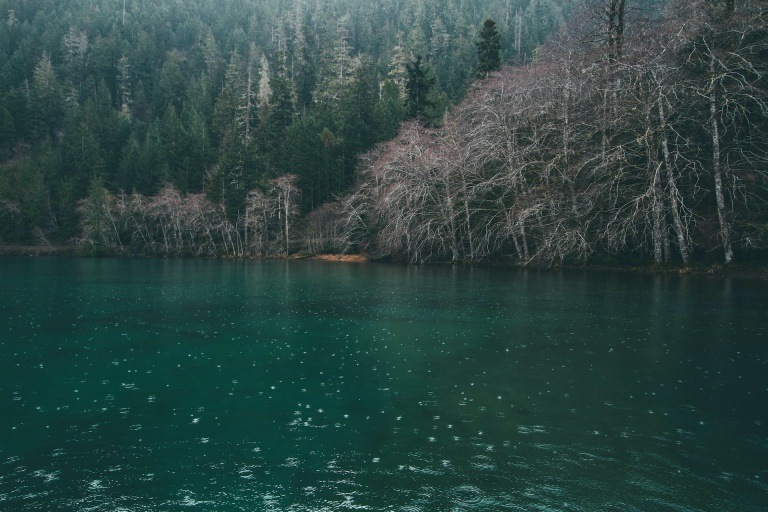
#> input picture 1lab/images/lake_forest_rain_small.jpg, 768 x 512 px, found by its file name
$ python offset.py
#> lines starting #> are read from the running program, lines starting #| are printed output that depends on the picture
import cv2 as cv
import numpy as np
from matplotlib import pyplot as plt

img_data_folder = "C:/denFiles/git/technical-vision/1lab/images/"

# reading image
img = cv.imread(img_data_folder + "lake_forest_rain_small.jpg", cv.IMREAD_GRAYSCALE)
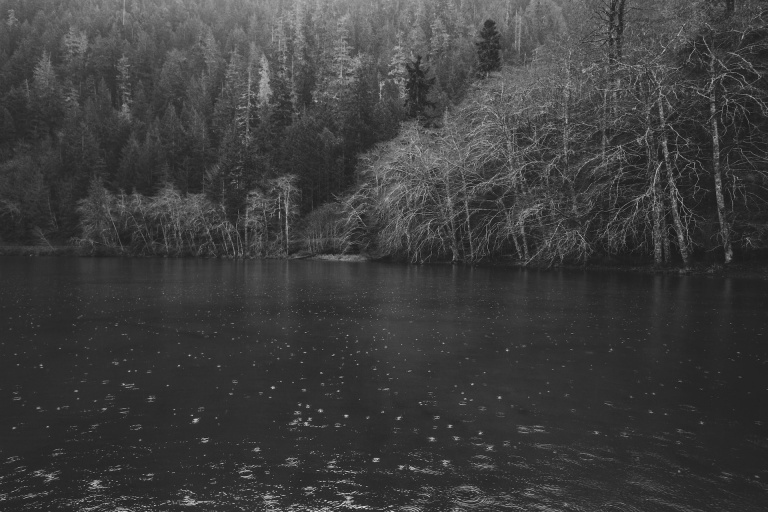
#> img: shape (512, 768); min 20, max 231, mean 62

hist_size = 256
hist_range = (0, 256)
hist = cv.calcHist([img], [0], None, [hist_size], hist_range)
#> hist = 256 values, max 17071 at index 47, min 0 at index 0, mean 1536

offset = 75

# make a shift
new_img = np.clip(img.astype(np.int16) + offset, 0, 255).astype(np.uint8)
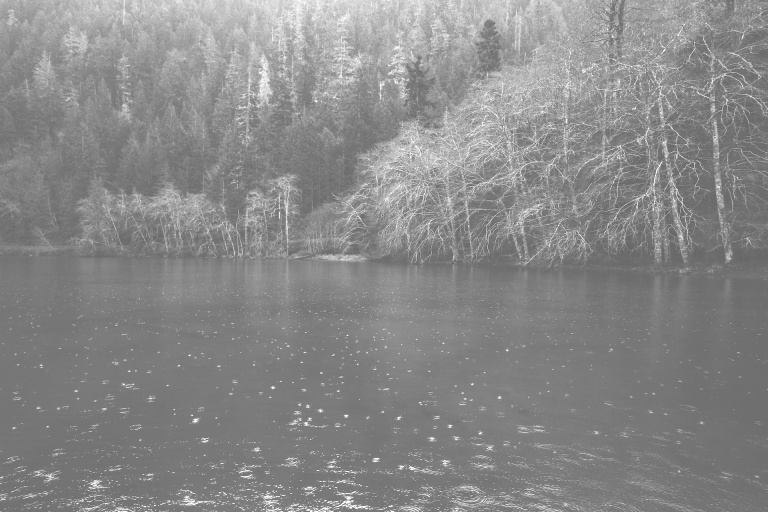
#> new_img: shape (512, 768); min 95, max 255, mean 137
new_hist = cv.calcHist([new_img], [0], None, [hist_size], hist_range)
#> new_hist = 256 values, max 17071 at index 122, min 0 at index 0, mean 1536

plt.plot(hist, 'b')
plt.plot(new_hist, 'r')
plt.show()
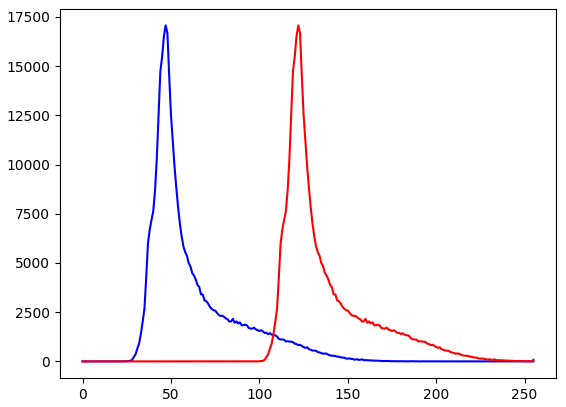
#> figure drawn by matplotlib, 1 panel; curve peaks at x = 47, y = 17071; curve peaks at x = 122, y = 17071

comp = np.concatenate((img, new_img), axis=1)
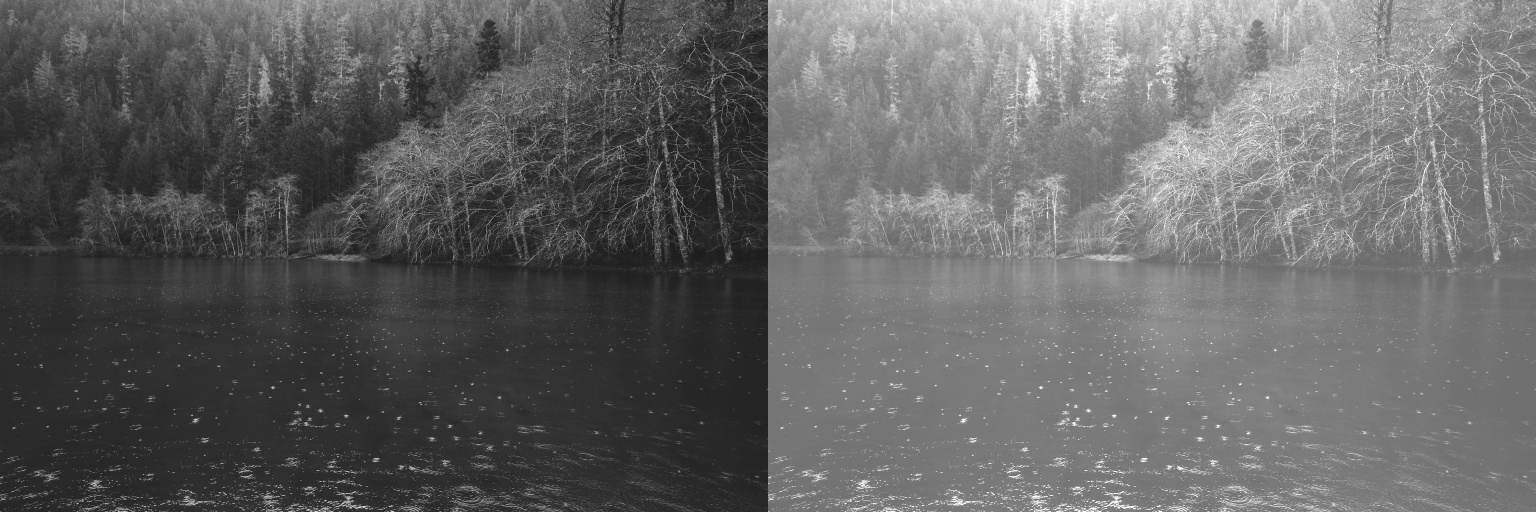
#> comp: shape (512, 1536); min 20, max 255, mean 99.5
cv.imshow("images", comp)
cv.waitKey(0)
cv.destroyAllWindows()

$ run again, with 1lab/images/1462481929167417817.jpg copied over 1lab/images/lake_forest_rain_small.jpg
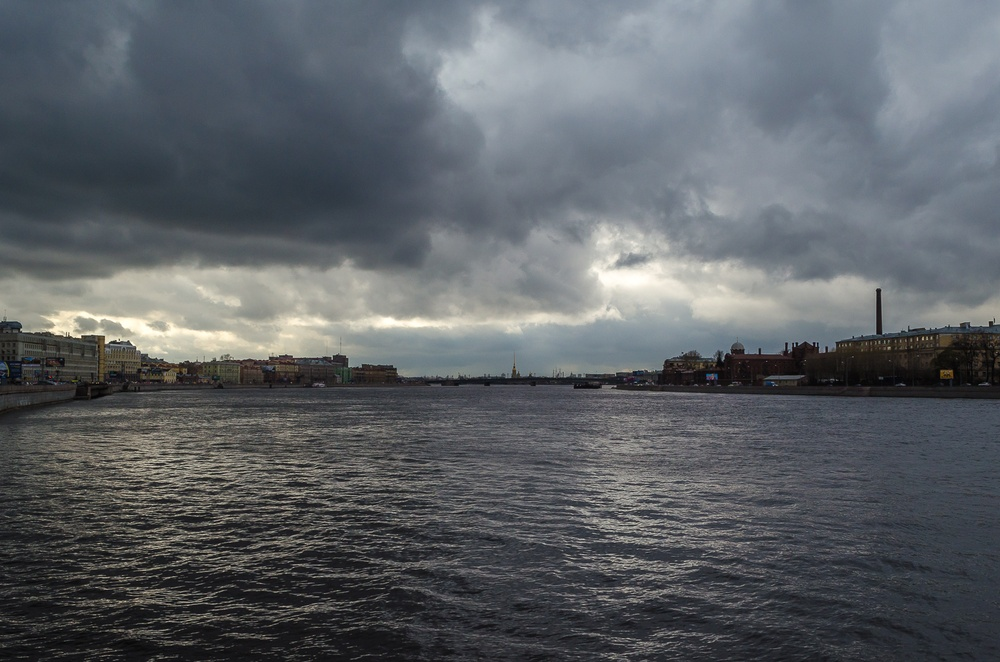
#> input picture 1lab/images/1462481929167417817.jpg, 1000 x 662 px, shrunk from 1600 x 1060 before the run, found by its file name
#> hist = 256 values, max 6796 at index 58, min 1 at index 0, mean 2585.9
#> `new_img = np.clip(img.astype(np.int16) + offset, 0, 255).astype(np.uin..`:
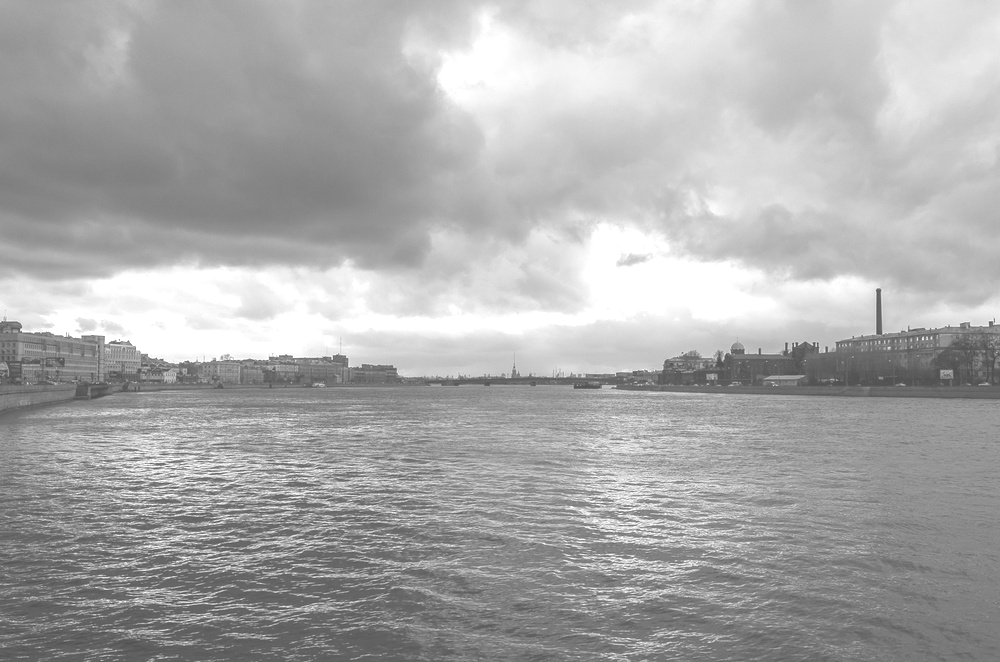
#> new_img: shape (662, 1000); min 75, max 255, mean 171.2
#> new_hist = 256 values, max 26601 at index 255, min 0 at index 0, mean 2585.9
#> `comp = np.concatenate((img, new_img), axis=1)`:
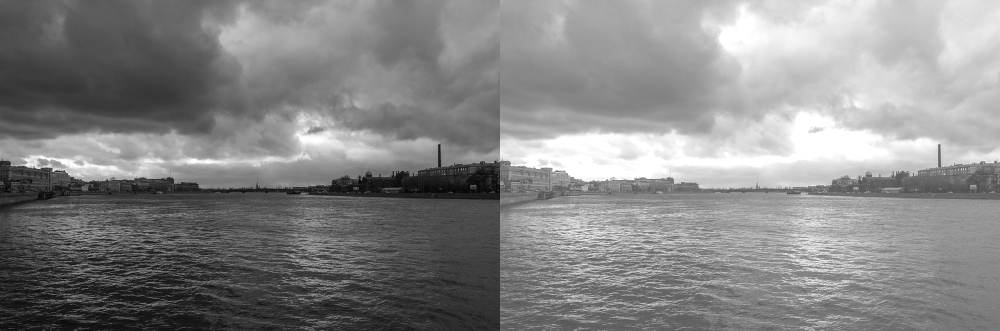
#> comp: shape (662, 2000) (shown at 1/2 size); min 0, max 255, mean 134.1
